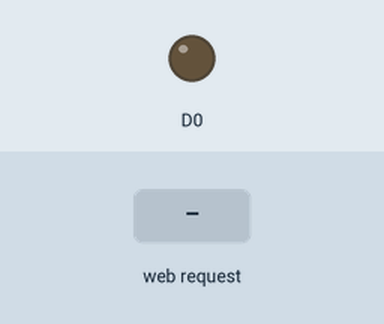
Bench run of a sketch on a simulated ESP8266 (NodeMCU). Parts: output pins drawn as LEDs (lit = HIGH). Inputs (shaded band) come from the test bench. What the sketch prints to the serial monitor is not drawn.

Above: at 1.2 s.
1.3 s: HTTP request GET /ledyak received
At 2.1 s:
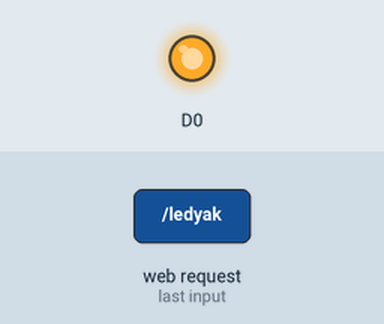
2.8 s: HTTP request GET /ledsondur received
At 3.2 s:
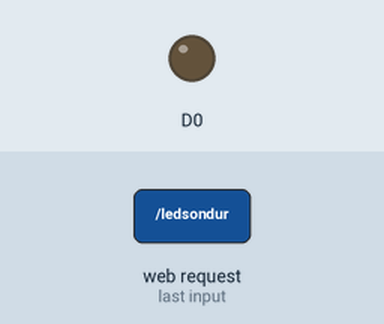
Timing chart, 0 to 5.8 s (numbered marks = the images above; inputs shaded):
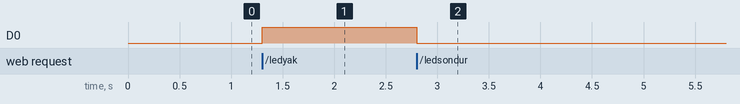

The sketch:

EspWithHtml.ino
```cpp
#include <ESP8266WiFi.h>
#include <WiFiClient.h>
#include <ESP8266WebServer.h>

const char *ssid = "*******";
const char *password = "******";

ESP8266WebServer sunucu(80);
//****************************************************************
void anasayfa() {

  String sayfa="<DOCTYPE html>";
        sayfa+="<html>";
        sayfa+="<body>";
        sayfa+="<h1>NodeMCU sunucusuna hoşgeldiniz</h1>";
        sayfa+="<a href=\"/ledyak\" LED yakma linki </a>";
        sayfa+="<a href=\"/ledsondur\" LED sondurme linki </a>";
        sayfa+="</body>";
        sayfa+="</html>";

  sunucu.send(200, "text/html",sayfa);
}
//****************************************************************
void led_yakma() {
    String sayfa="<DOCTYPE html>";
        sayfa+="<html>";
        sayfa+="<body>";
        sayfa+="<h1>Led yanıyor</h1>";
        sayfa+="<a href=\"/ledsondur\" LED sondurme linki </a>";
        sayfa+="</body>";
        sayfa+="</html>";
  sunucu.send(200, "text/html", sayfa);
  digitalWrite(D0,HIGH);
}
//****************************************************************
void led_sondur() {

    String sayfa="<DOCTYPE html>";
        sayfa+="<html>";
        sayfa+="<body>";
        sayfa+="<h1>Led sondu</h1>";
        sayfa+="<a href=\"/ledyak\" LED yakma linki </a>";
        sayfa+="</body>";
        sayfa+="</html>";
  sunucu.send(200, "text/html",sayfa);
  digitalWrite(D0,LOW);
}
//****************************************************************
void bilinmeyen() {
  sunucu.send(404, "text/html", "<h1>Sayfa Bulunamadi</h1>");
}
//****************************************************************
void setup()
{
  pinMode(D0,OUTPUT);
  Serial.begin(9600);
  Serial.println("Erisim noktasi baslatiliyor...");

  WiFi.softAP(ssid, password);

  IPAddress myIP = WiFi.softAPIP();
  Serial.print("Erisim noktasi IPsi: ");
  Serial.println(myIP);

  sunucu.on("/", anasayfa);
  sunucu.on("/ledyak",led_yakma);
  sunucu.on("/ledsondur",led_sondur);
  sunucu.onNotFound(bilinmeyen);
  sunucu.begin();
}
//****************************************************************
void loop() {
  sunucu.handleClient();
}
```

Measured:
- after the input at 1.3 s, D0: LOW → HIGH at once
- after the input at 2.8 s, D0: HIGH → LOW at once
